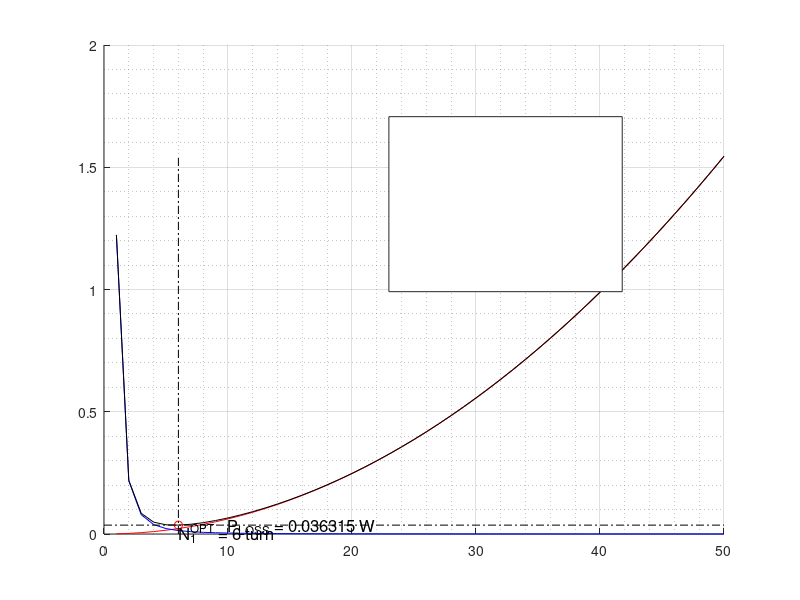

The MATLAB source for this figure: (Note: this script raises an error after producing the figure.)
clear;
clc;
%%%%%%%%%%%%%%%%%%%%%%%%%%%%%%%%%%%%%%%%%%%%%%%%%%%%%%%%%%%%%%%%%%%%%%%%%%%%%%%
%
%	PROJECT SPECIFICATIONS
%
%%%%%%%%%%%%%%%%%%%%%%%%%%%%%%%%%%%%%%%%%%%%%%%%%%%%%%%%%%%%%%%%%%%%%%%%%%%%%%%%

% Input
Vin = 9;				% Input Voltage [V]

% Output
Vout = 5;				% Output Voltage [V]
Pout = 20;				% Output Power [V]

Fsw = 200e3;			% Switching frequency [Hz]
Tsw = 1/Fsw;			
MinLossPoint = 0.5;		% Load point with minimal losses [-] 

% Project Limits
Jrms = 4e6;				% Maximum current density [A/m^2]
Bac = 100e-3;			% Maximum magnetic field [T]
Kr = 0.7;				% Fill factor [-]
eta = 0.8;				% Efficiency  [-]
rho = 1.68e-8;			% Copper resistivity [Ohm*m]
mu0 = pi*4e-7;			% Vacuum permeability [H/m]

%%%%%%%%%%%%%%%%%%%%%%%%%%%%%%%%%%%%%%%%%%%%%%%%%%%%%%%%%%%%%%%%%%%%%%%%%%%%%%%%


Pin = Pout/eta;			
Iout = Pout/Vout;		
CR = Vout/Vin;			% Conversion Ratio [-] 
D = 0.5;				% Choice of duty cycle [-]
TR = CR*(1-D)/D;		% Turn Ratio [-] 

Lm = 0.5*(1-D)*D*Vin*Tsw/(TR*Iout)  % Maximum magnetizing inductance [H] 
Ilmpk = Vin*D*Tsw/Lm;		% Peak current on inductance [A] 
Irms1 = Ilmpk*sqrt(D/3);	% Rms current on primary [A]

AeAw = (2*sqrt(D/3)*Pout)/(eta*Fsw*Bac*Jrms*Kr)		% Minimum AeAw [m^4]


%------------------------------------------------------------------------------%
%							DATA OF THE CHOSEN CORE

Ae = 31e-6;			% [m^2]
Aw = 26.4e-6;		% [m^2]
MLT = 36.5e-3;		% [m]
Veq = 1460e-9;		% Equivalent volume [m^3]
Pv1 = 80e3;			% Losses per unit of volume in the ferromagnetic core [W/m^3]
Pv2 = 450e3;		% Losses per unit of volume in the ferromagnetic core [W/m^3]
Bac1 = 100e-3;		
Bac2 = 200e-3;		
%------------------------------------------------------------------------------%


%------------------------------------------------------------------------------%
%							OPTIMIZATION 

IlmpkMLP = sqrt(2*Pout*MinLossPoint*Tsw/Lm);	% Peak current in the inductor at the point with minimum losses [A]
DMLP = IlmpkMLP*Fsw*Lm/Vin;						% Duty cycle value at the point with minimum losses [-]
Irms1MLP = IlmpkMLP*sqrt(DMLP/3);				% [A]

kBac = Vin*DMLP*Tsw*0.5/Ae;						% Coefficient between Field and number of turn [T*turn]
Beta = log(Pv1/Pv2)/log(Bac1/Bac2);				
Cb = Pv1/(Bac1^Beta);							% Coefficient between field and volume losses [w/(m^3*T^beta)]
kFe = Veq*Cb*kBac^Beta;							% Coefficient between iron losses and number of turn [W*turn^Beta]
	
kCu = 4*rho*MLT*(Irms1MLP^2)/(Aw*Kr);			% Coefficient between copper losses and number of turn [W/turn^2]

N = [1:1:50];

PlossCu = (N.^2)*kCu;				% [W]
PlossFe = kFe./(N.^Beta);			% [W]
PlossTot = PlossCu + PlossFe;		% Total losses as the number of turn [W]
[Pltot, N1opt] = min(PlossTot);		

N2opt = TR*N1opt;					% Number of turns to secondary [-]

Awire1 = 0.5*Aw*Kr/N1opt;				%  [m^2]
Dwire1 = 2*sqrt(Awire1/pi);				%  [m]
AWG1 = round(-39*log(Dwire1/0.127e-3)/log(92)+36);		%  [-]

Awire2 = 0.5*Aw*Kr/N2opt;				% Single wire section to the secondary [m^2]
Dwire2 = 2*sqrt(Awire2/pi);				% Single wire section to the primary [m]
AWG2 = round(-39*log(Dwire2/0.127e-3)/log(92)+36);		% [-]

Al = Lm/N1opt^2;					% inductance per turn^2 [H/turn^2]

Lg = mu0*Ae/Al;					% core gap [m]


%%%%%%%%%%%%%%%%%%%%%%%%%%%%%%%%%%%%%%%%%%%%%%%%%%%%%%%%%%%%%%%%%%%%%%%%%%%%%%%%
%
%	Results Graphs
%
%%%%%%%%%%%%%%%%%%%%%%%%%%%%%%%%%%%%%%%%%%%%%%%%%%%%%%%%%%%%%%%%%%%%%%%%%%%%%%%%


figure(1);
cla;
hold on;
grid on;
grid minor;

pCu = plot(N, PlossCu, 'r', 'DisplayName', 'Copper loss');	
pFe = plot(N, PlossFe, 'b', 'DisplayName', 'Iron loss');	
pTot = plot(N, PlossTot, 'k', 'DisplayName', 'Total losses');		

pMin = plot(N(N1opt), PlossTot(N1opt), 'ro');					
optTurn = plot([N1opt N1opt],[0 max(PlossTot)], 'k-.');			
text(N1opt, 0.007, ['N_{1}^{OPT} = ', num2str(N1opt), ' turn'], 'FontSize', 12);
minLoss = plot([0 max(N)],[Pltot Pltot], 'k-.');        		
text(10, (Pltot-0.005), ['P_{LOSS} = ', num2str(Pltot), ' W'],'FontSize', 12);

legend({},'Location', 'northeast')								
axis ([0 30 0 0.25]);											
title('Core Loss', 'FontSize', 16);					
xlabel('Number of turns to primary [-]', 'FontSize', 16);			
ylabel('Power Loss [W]', 'FontSize', 16);							
hold off;
